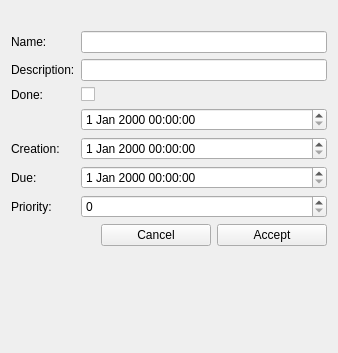
<?xml version="1.0" encoding="UTF-8"?>
<ui version="4.0">
 <class>SimpleTaskInfoWidget</class>
 <widget class="QWidget" name="SimpleTaskInfoWidget">
  <property name="geometry">
   <rect>
    <x>0</x>
    <y>0</y>
    <width>338</width>
    <height>353</height>
   </rect>
  </property>
  <property name="windowTitle">
   <string>Form</string>
  </property>
  <layout class="QVBoxLayout" name="verticalLayout">
   <item>
    <widget class="QLabel" name="labelHeading">
     <property name="font">
      <font>
       <weight>75</weight>
       <bold>true</bold>
      </font>
     </property>
     <property name="locale">
      <locale language="German" country="Germany"/>
     </property>
     <property name="text">
      <string/>
     </property>
     <property name="textFormat">
      <enum>Qt::AutoText</enum>
     </property>
     <property name="alignment">
      <set>Qt::AlignCenter</set>
     </property>
    </widget>
   </item>
   <item>
    <layout class="QFormLayout" name="formLayout">
     <property name="fieldGrowthPolicy">
      <enum>QFormLayout::AllNonFixedFieldsGrow</enum>
     </property>
     <item row="0" column="1">
      <widget class="QLineEdit" name="lineName"/>
     </item>
     <item row="0" column="0">
      <widget class="QLabel" name="label_1">
       <property name="text">
        <string>Name:</string>
       </property>
      </widget>
     </item>
     <item row="1" column="0">
      <widget class="QLabel" name="label">
       <property name="text">
        <string>Description:</string>
       </property>
      </widget>
     </item>
     <item row="1" column="1">
      <widget class="QLineEdit" name="lineDescription"/>
     </item>
     <item row="2" column="1">
      <widget class="QCheckBox" name="checkDone">
       <property name="text">
        <string/>
       </property>
      </widget>
     </item>
     <item row="2" column="0">
      <widget class="QLabel" name="label_2">
       <property name="text">
        <string>Done:</string>
       </property>
      </widget>
     </item>
     <item row="4" column="0">
      <widget class="QLabel" name="label_3">
       <property name="text">
        <string>Creation:</string>
       </property>
      </widget>
     </item>
     <item row="4" column="1">
      <widget class="QDateTimeEdit" name="dateTimeCreation">
       <property name="readOnly">
        <bool>false</bool>
       </property>
      </widget>
     </item>
     <item row="3" column="1">
      <widget class="QDateTimeEdit" name="dateTimeDone"/>
     </item>
     <item row="5" column="0">
      <widget class="QLabel" name="label_4">
       <property name="text">
        <string>Due:</string>
       </property>
      </widget>
     </item>
     <item row="5" column="1">
      <widget class="QDateTimeEdit" name="dateTimeDue"/>
     </item>
     <item row="6" column="0">
      <widget class="QLabel" name="label_5">
       <property name="text">
        <string>Priority:</string>
       </property>
      </widget>
     </item>
     <item row="6" column="1">
      <widget class="QSpinBox" name="spinBoxPriority">
       <property name="minimum">
        <number>0</number>
       </property>
       <property name="maximum">
        <number>10</number>
       </property>
      </widget>
     </item>
    </layout>
   </item>
   <item>
    <layout class="QHBoxLayout" name="horizontalLayout">
     <item>
      <spacer name="horizontalSpacer">
       <property name="orientation">
        <enum>Qt::Horizontal</enum>
       </property>
       <property name="sizeHint" stdset="0">
        <size>
         <width>40</width>
         <height>20</height>
        </size>
       </property>
      </spacer>
     </item>
     <item>
      <widget class="QPushButton" name="buttonCancel">
       <property name="minimumSize">
        <size>
         <width>110</width>
         <height>0</height>
        </size>
       </property>
       <property name="text">
        <string>Cancel</string>
       </property>
      </widget>
     </item>
     <item>
      <widget class="QPushButton" name="buttonAccept">
       <property name="minimumSize">
        <size>
         <width>110</width>
         <height>0</height>
        </size>
       </property>
       <property name="text">
        <string>Accept</string>
       </property>
      </widget>
     </item>
    </layout>
   </item>
   <item>
    <spacer name="verticalSpacer">
     <property name="orientation">
      <enum>Qt::Vertical</enum>
     </property>
     <property name="sizeHint" stdset="0">
      <size>
       <width>20</width>
       <height>239</height>
      </size>
     </property>
    </spacer>
   </item>
  </layout>
 </widget>
 <resources/>
 <connections>
  <connection>
   <sender>buttonAccept</sender>
   <signal>clicked()</signal>
   <receiver>SimpleTaskInfoWidget</receiver>
   <slot>accept()</slot>
   <hints>
    <hint type="sourcelabel">
     <x>272</x>
     <y>114</y>
    </hint>
    <hint type="destinationlabel">
     <x>168</x>
     <y>176</y>
    </hint>
   </hints>
  </connection>
  <connection>
   <sender>buttonCancel</sender>
   <signal>clicked()</signal>
   <receiver>SimpleTaskInfoWidget</receiver>
   <slot>cancel()</slot>
   <hints>
    <hint type="sourcelabel">
     <x>156</x>
     <y>114</y>
    </hint>
    <hint type="destinationlabel">
     <x>168</x>
     <y>176</y>
    </hint>
   </hints>
  </connection>
  <connection>
   <sender>checkDone</sender>
   <signal>clicked(bool)</signal>
   <receiver>SimpleTaskInfoWidget</receiver>
   <slot>changeTaskDone(bool)</slot>
   <hints>
    <hint type="sourcelabel">
     <x>213</x>
     <y>109</y>
    </hint>
    <hint type="destinationlabel">
     <x>168</x>
     <y>176</y>
    </hint>
   </hints>
  </connection>
 </connections>
 <slots>
  <slot>accept()</slot>
  <slot>cancel()</slot>
  <slot>changeTaskDone(bool)</slot>
 </slots>
</ui>
